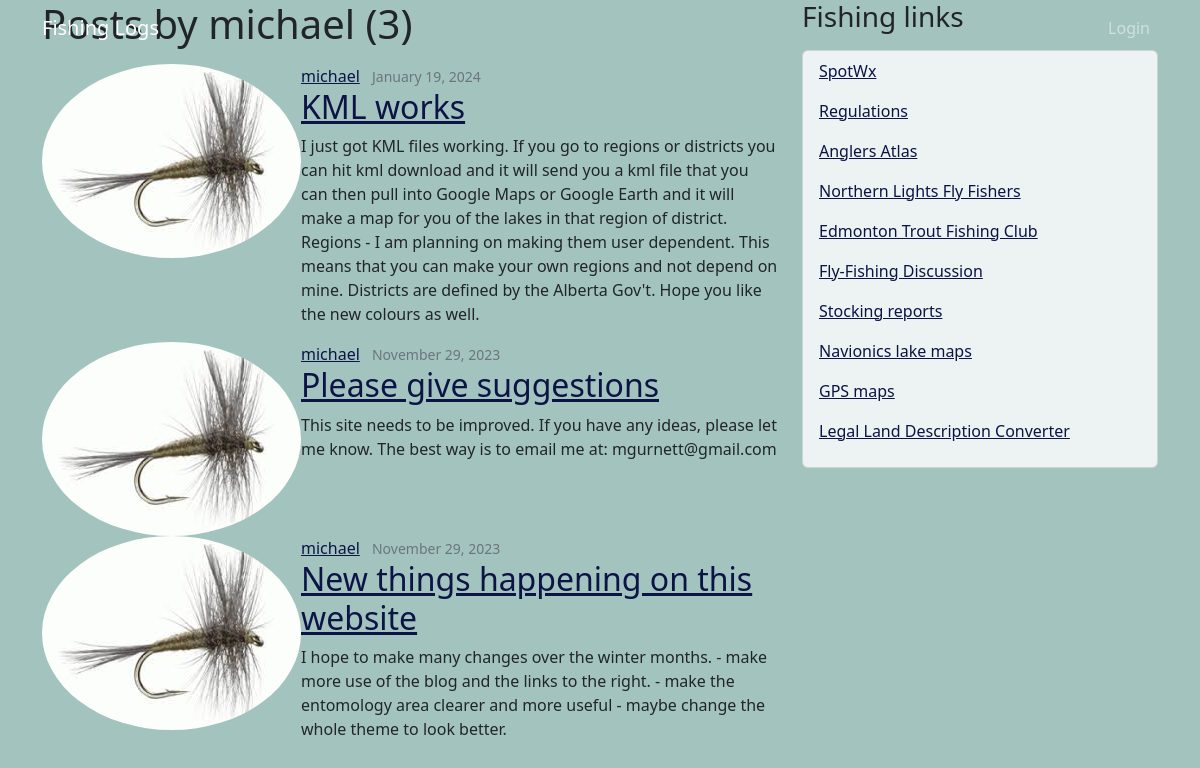
/blog/user/michael, run on the app's committed database.
### blog/models.py (models this page shows, shortened)
class Post(models.Model):
    title = models.CharField(max_length=100)
    content = models.TextField()
    date_posted = models.DateTimeField(default=timezone.now)
    author = models.ForeignKey(User, on_delete=models.CASCADE)

### users/models.py (models this page shows, shortened)
class Profile(models.Model):
    user = models.OneToOneField(User, on_delete=models.CASCADE)
    image = models.ImageField(default='default.jpg', upload_to='profile_pics')

### blog/views.py (the view)
# urls.py: path('user/<str:username>', UserPostListView.as_view(), name='user-posts'),
class UserPostListView(ListView):
    model = Post
    template_name = 'blog/user_posts.html'  # <app>/<model>_<viewtype>.html
    context_object_name = 'posts'
    paginate_by = 5
    def get_queryset(self):
        user = get_object_or_404(User, username=self.kwargs.get('username'))
        return Post.objects.filter(author=user).order_by('-date_posted')

### blog/templates/blog/user_posts.html (shortened to what this page needs)
{% extends "blog/base.html" %}
{% block content %}
    <h1 class="mb-3">Posts by {{ view.kwargs.username }} ({{ page_obj.paginator.count }})</h1>
    {% for post in posts %}
        <article class="media content-section">
          <img class="rounded-circle article-img" src="{{ post.author.profile.image.url }}">
          <div class="media-body">
            <div class="article-metadata">
              <a class="mr-2" href="{% url 'user-posts' post.author.username %}">{{ post.author }}</a>
              <small class="text-muted">{{ post.date_posted|date:"F d, Y" }}</small>
            </div>
            <h2><a class="article-title" href="{% url 'post-detail' post.id %}">{{ post.title }}</a></h2>
            <p class="article-content">{{ post.content }}</p>
          </div>
        </article>
    {% endfor %}
{% endblock content %}

### data on the page
Post: author.profile.image (placeholder picture), author "michael", date_posted "January 19, 2024", title "KML works", content "I just got KML files working. If you go to regions or districts you can hit kml download and it will send you a kml file that you can then pull into Google Maps or Google Earth and it will make a map for you of the lakes in that region of district. Regions - I am planning on making them user dependent. This means that you can make your own regions and not depend on mine. Districts are defined by the Alberta Gov't. Hope you like the new colours as well."
Post: author.profile.image (placeholder picture), author "michael", date_posted "November 29, 2023", title "Please give suggestions", content "This site needs to be improved. If you have any ideas, please let me know. The best way is to email me at: mgurnett@gmail.com"
Post: author.profile.image (placeholder picture), author "michael", date_posted "November 29, 2023", title "New things happening on this website", content "I hope to make many changes over the winter months. - make more use of the blog and the links to the right. - make the entomology area clearer and more useful - maybe change the whole theme to look better."
